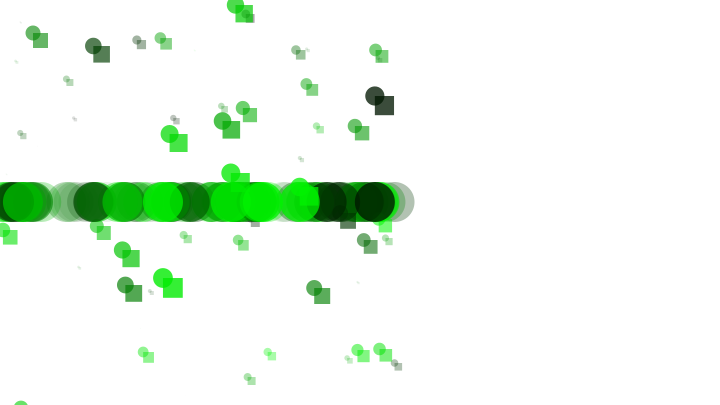
Frame 1 (no input)
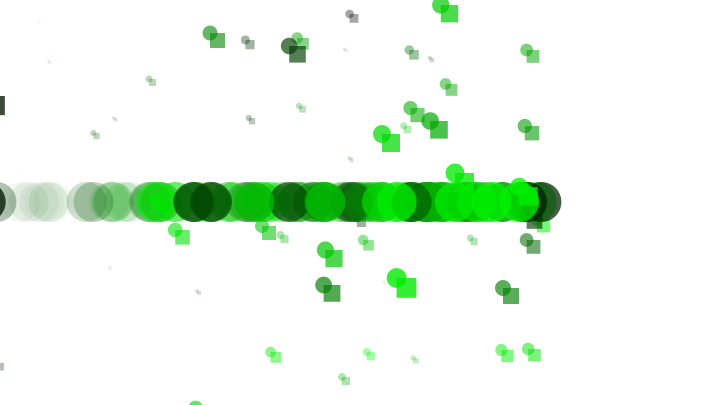
Frame 60 (the mouse pressed at the canvas centre just before this capture)
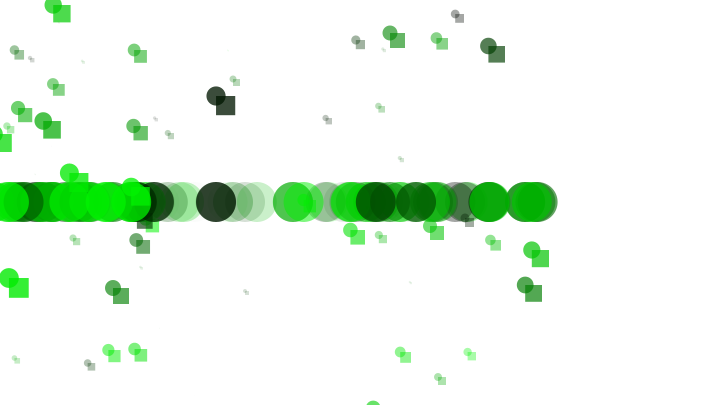
Frame 120 (the mouse held since frame 60 and released just before this capture)

The Processing sketch that drew these frames (run headless with seeded random() and noise(); from frame 60 on, the mouse is pressed at the canvas centre):

// Processing sketch: processing_48770
// ── processing_48770.pde

// criar nova variável para os objectos
Cubos[] listaCubos; 
int numObjects;              

void setup (){ 
    size (720,405);
  smooth(); 
 
  numObjects = 100; 
  listaCubos = new Cubos [numObjects];
                              
  
  for (int i =0; i < numObjects; i++){   
    
   float ballAlpha = (205.0/ numObjects) * i; 
 
   
   float vel = (4.0/ numObjects) * i;
  
    
    float largura = (20.0 / numObjects) * i; 
  
     
     
     listaCubos[i] = new Cubos ( (int) random(height), (int) random(width), largura , ballAlpha, vel  );  
  }
    println("--------------"); 

}

void draw (){
  background(255);
  
  for (int i =0; i < numObjects; i++){ 
    
       listaCubos[i].update(); 
       listaCubos[i].desenha();
                                
  }  
}


class Cubos {

  float posX; // posição horizontal
  float posY; // posição vertical
  float largura;  // dimensões
  
  float vel; // deslocamento 
  
  int r;  // cor red
  int g;  // cor green
  int b;  // cor blue
  float a; // alpha 
 
 
 //construção
  // variáveis que permitem definir a posição e tamanho do objecto
  Cubos ( float t_posX, float t_posY, float t_largura, float t_alpha, float t_vel){
    
    posX = t_posX; 
    posY = t_posY;
    largura = t_largura; 
   
    vel =  t_vel; 
  
   // variáveis para aplicação de cor
    r = (int) random (r);
    g = (int) random (255);
    b = (int) random (b);
    a = t_alpha; // initialise the alpha with the construction function parameter
   
  } 

//função de actualização, cria o movimento
  void update (){
    
    if ( posX > height+(largura/0.1)) { 
          posX = 1-(largura/1); 
      } 
    
   
   
    
  }
   //características do objecto 2d
  void desenha (){
    posX = posX +vel;
    

    noStroke(); // retirar contorno ao objecto
    fill(random(r), g, b, a); // aplicação da cor através das variáveis acima criadas
    rect (posX, posY, largura, largura);   // criação do objecto através das variáveis em cima criadas
    ellipse(posX,posY,largura,largura);// criação do objecto através das variáveis em cima criadas
    ellipse(posX,202,40,40);// criação do objecto através das variáveis em cima criadas
  }
  

}
     
                
